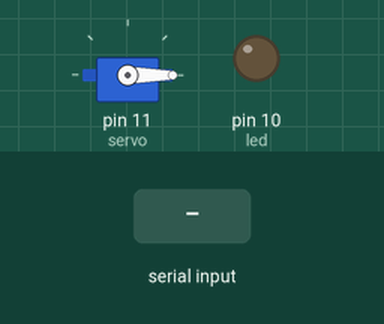
Recording of a sketch running on a simulated Arduino Uno, built with avr-gcc and run on an emulated ATmega328P. Shown: servo, output pins drawn as LEDs (lit = HIGH). The test bench sets the inputs (shaded band). What the sketch prints to the serial monitor is not drawn.

Above: at 1.2 s.
1.3 s: "90,45\n" received over Serial
At 2.1 s:
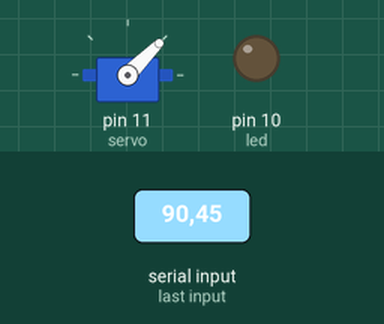
3.8 s: "30,150\n" received over Serial
At 4.4 s:
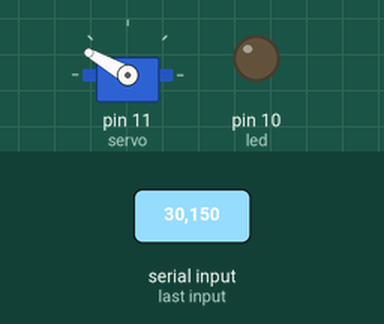
6.3 s: "200\n" received over Serial
At 6.7 s:
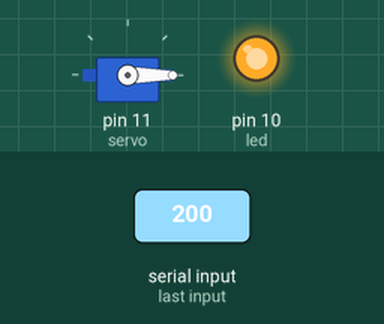
Timing chart, 0 to 9.3 s (numbered marks = the images above; inputs shaded):
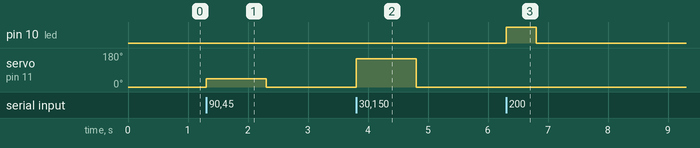

Measured:
- after the input at 1.3 s, servo on pin 11 (servo): 0° → 45° at once, → 0° 1.0 s later
- after the input at 3.8 s, servo on pin 11 (servo): 0° → 150° at once, → 0° 1.0 s later
- after the input at 6.3 s, pin 10 (led): LOW → HIGH at once, → LOW 0.50 s later

The sketch:

BTHSERV2.ino
```cpp
#include <Servo.h>

//#define MOTOR 11
Servo servo;
int led = 10;
int estado;
int pulso;


void setup() {
  //servo.attach(6);
  //analogWrite(led,0);
  pinMode(led, OUTPUT);
  digitalWrite(led,LOW);
  servo.attach(11);
  servo.write(1);

  Serial.begin(9600);
  Serial.println("VALORES ENTRE 0 Y 180");

  }

void loop() {
  if(Serial.available() >= 1){
    estado = Serial.parseInt();
    pulso = estado;
  }
   if(estado <= 180){
      servo.write(pulso);
    }else{
      digitalWrite(led,HIGH);
      delay(500);
      digitalWrite(led,LOW);
    }
}
```
